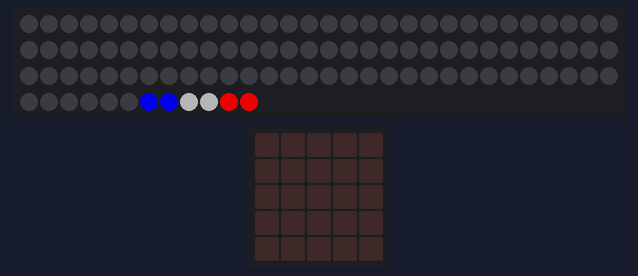
Recording of a program running on a simulated BBC micro:bit (MakeCode). Parts: 102 RGB LEDs in strip order, left to right, continuing on the next row, the board's 5×5 LED display.

Above: at 0.1 s.
At 38.4 s:
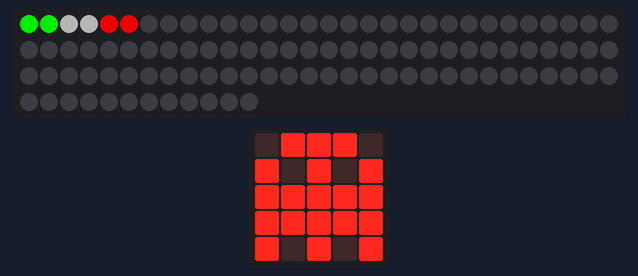

The program:

main.ts
```typescript
function France () {
    control_one_led(0, 0, 200)
    control_one_led(0, 0, 200)
    control_one_led(66, 66, 66)
    control_one_led(66, 66, 66)
    control_one_led(200, 0, 0)
    control_one_led(200, 0, 0)
    // Restart from first led index (flush)
    control.waitMicros(500)
}
function control_one_led (red: number, green: number, blue: number) {
    return_val = pins.spiWrite(red)
    return_val = pins.spiWrite(green)
    return_val = pins.spiWrite(blue)
}
function Italy () {
    control_one_led(0, 200, 0)
    control_one_led(0, 200, 0)
    control_one_led(66, 66, 66)
    control_one_led(66, 66, 66)
    control_one_led(200, 0, 0)
    control_one_led(200, 0, 0)
    // Restart from first led index (flush)
    control.waitMicros(500)
}
function control_leds (number_leds: number, red: number, green: number, blue: number) {
    for (let index = 0; index < number_leds; index++) {
        control_one_led(red, green, blue)
    }
    // Restart from first led index (flush)
    control.waitMicros(500)
}
let led_count = 0
let return_val = 0
pins.spiFrequency(1000000)
pins.spiFormat(8, 3)
let total_number_leds = 96
control_leds(total_number_leds, 0, 0, 0)
// WS2801 LED strip  : definition : microbit
// white             : GND        : GND
// blue              : MOSI       : P15
// green             : SCK        : P13
// red               : VCC        : Not Connected
basic.forever(function () {
    led_count = 6
    basic.clearScreen()
    France()
    basic.pause(1000)
    basic.showIcon(IconNames.Ghost)
    Italy()
    basic.pause(1000)
})
```

test.ts
```typescript
// les tests vont ici ; cela ne sera pas compilé si ce paquet est utilisé en tant qu'extension.
```

Measured:
- what the display in image 0 shows lasts 1.0 s, from 0.0 s to 1.0 s
